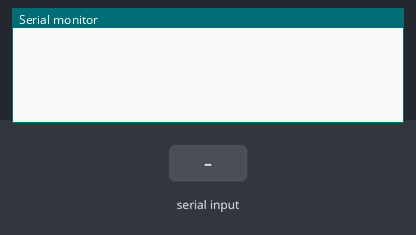
The sketch below on a simulated Arduino Uno, built with avr-gcc and run on an emulated ATmega328P. Parts: the last lines printed to the serial monitor. The test bench sets the inputs (shaded band).

Above: at 1.2 s.
1.3 s: "E\n" received over Serial
At 2.4 s:
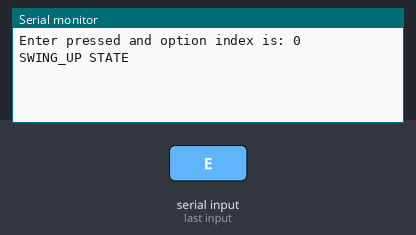
2.8 s: "R\n" received over Serial
At 4.0 s:
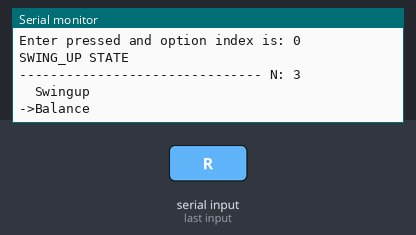
4.3 s: "L\n" received over Serial
At 5.1 s:
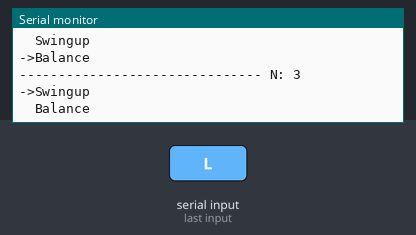

Measured:
- after the input at 1.3 s, the serial monitor: prints a new line at once (image 1)
- after the input at 2.8 s, the serial monitor: prints a new line at once (image 2)
- after the input at 4.3 s, the serial monitor: prints a new line at once (image 3)

The sketch:

display-v5.ino
```cpp
// Works with keypresstest-4.py

#include "LCD_UI.h"
const byte numChars = 32;
char receivedChars[numChars];   // an array to store the received data
boolean newData = false;

enum States {MAIN_MENU, CALIBRATE, SWING_UP, BALANCE};
char *options[] = {"Swingup", "Balance", "Calibrate"};
States stateOptionArray[] = {SWING_UP, BALANCE, CALIBRATE};
States state = MAIN_MENU;
LCD_UI ui(options,3,1,2,3);

void setup() {
    Serial.begin(9600);
}

void loop() {
    switch (state) {
        case MAIN_MENU: state = main_menu(); break;
        case CALIBRATE: state = calibrate(); break;
        case BALANCE:   state = balance();   break;
        case SWING_UP:  state = swing_up();  break;
        default: break;
    }
}

void recvWithEndMarker() {
    static byte ndx = 0;
    char endMarker = '\n';
    char rc;

    while (Serial.available() > 0 && newData == false) {
        rc = Serial.read();
        if (rc != endMarker) {
            receivedChars[ndx] = rc;
            ndx++;
            if (ndx >= numChars) {
                ndx = numChars - 1;
            }
        }
        else {
            receivedChars[ndx] = '\0'; // terminate the string
            ndx = 0;
            newData = true;
        }
    }
}
```

balance.ino
```cpp
States balance() {
	Serial.println("BALANCE STATE");
	return MAIN_MENU;
}
```

calibrate.ino
```cpp
States calibrate() {
	Serial.println("CALIBRATE STATE");
	return MAIN_MENU;
}
```

main_menu.ino
```cpp
States main_menu() {
	recvWithEndMarker();
    if (newData) {
        newData = false;
        if (strcmp(receivedChars, "E") == 0){
            return stateOptionArray[ui.enter()];
        } else if(strcmp(receivedChars, "R") == 0) {
            ui.down();
        } else if(strcmp(receivedChars, "L") == 0) {
            ui.up();
        }
        newData = false;
    }
    return MAIN_MENU;
}
```

swing_up.ino
```cpp
States swing_up() {
	Serial.println("SWING_UP STATE");
	return MAIN_MENU;
}
```

LCD_UI.cpp
```cpp
#include "Arduino.h"
#include "LCD_UI.h"

LCD_UI::LCD_UI(char **optionsList, int N, int enterPin, int upPin, int downPin)
{
  // Setting up default values of fields
  _optionsList = optionsList; // List of options
  _enterPin = enterPin;       // Enter Pin
  _upPin = upPin;             // Up Pin
  _downPin = downPin;         // Down Pin
  _i = 0;                     // Option Index
  _j = 0;                     // Screen Index
  _N = N;                     // Number of Options
  _k = _N;                    // Option selected (Initialized to N which is not a valid index of optionsList)

  // Setting digital pins to be outputs
  pinMode(_enterPin, INPUT);
  pinMode(_upPin, INPUT);
  pinMode(_downPin, INPUT);
}

int LCD_UI::update()
{
  // if (_k != _N) _k = _N; resets _k to _N
  if (digitalRead(_enterPin)) {
    enter();
  } else if (digitalRead(_upPin)) {
    up();
  } else if (digitalRead(_downPin)) {
    down();
  }
  return _k;
}

int LCD_UI::enter()
{
 _k = _i;
 Serial.print("Enter pressed and option index is: ");
 Serial.println(_k);
 return _k;
}

void LCD_UI::down()
{
  if (_i < _N-1) {
    _i++;
  }
  if (_i > (_j + 1)) {
    _j = _j + 2;
  }
  if (_j > _N-1) {
    _j = _N-1;
  }
  print();
}

void LCD_UI::up()
{
  if (_i > 0) {
    _i--;
  }
  if (_i < _j) {
    _j = _j - 2;
  }
  if (_j < 0) {
    _j = 0;
  }
  print();
}

void LCD_UI::print()
{
  Serial.print("------------------------------- N: ");
  Serial.println(_N);
  Serial.print(_i == _j ? "->" : "  ");
  Serial.println(_optionsList[_j]);
  if(_N%2 && _j == _N - 1) { // N is odd and _j is at end of array
    Serial.println("");
  } else { // N is even
    Serial.print(_i != _j ? "->" : "  ");
    Serial.println(_optionsList[_j+1]);
  }
}

void LCD_UI::reset()
{
  _k = _N;
}
```

LCD_UI.h
```cpp
#ifndef LCD_UI_h
#define LCD_UI_h
#include "Arduino.h"

class LCD_UI
{
  public:
    LCD_UI(char **optionsList, int N, int enterPin, int upPin, int downPin);
    int update();
    int enter();
    void up();
    void down();
    void print();
    void reset();
  private:
    char **_optionsList;
    int _enterPin;
    int _upPin;
    int _downPin;
    int _i;
    int _j;
    int _k;
    int _N;
    // _States state;
};

#endif
```
